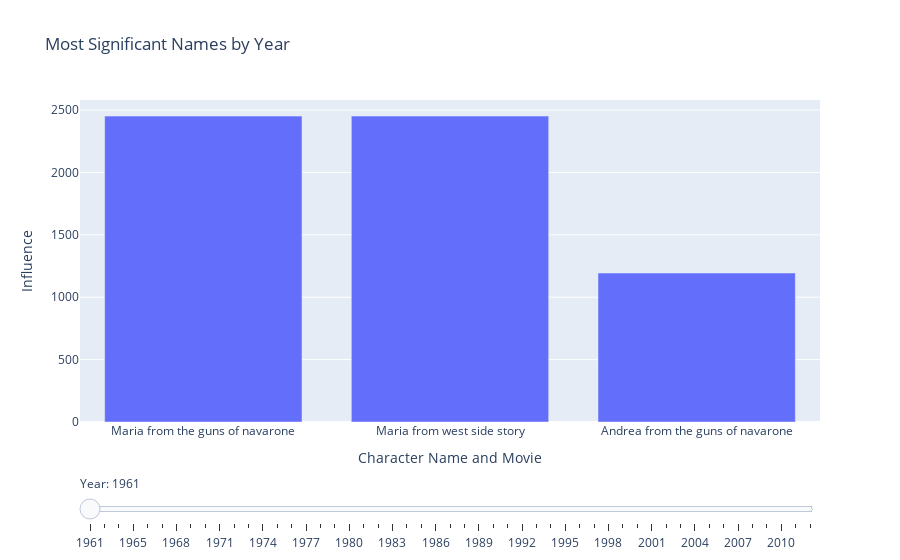

Notebook code cell kept with this figure:
### Code cell
sort_significant = significant_names.sort_values(by='Year')

top_per_year = (
    sort_significant.groupby('Year')
    .apply(lambda x: x.nlargest(3, 'Influence'))
    .reset_index(drop=True)
)

top_per_year['Label'] = top_per_year['Character Name'] + " from " + top_per_year['Movie Name']


import plotly.express as px
import plotly.graph_objects as go

# Build a list of years for the slider
years = sorted(sort_significant['Year'].unique())

# Create a figure with a scatter plot for each year
fig = go.Figure()

for year in years:
    yearly_data = top_per_year[top_per_year['Year'] == year]
    
    fig.add_trace(go.Bar(
        x=yearly_data['Label'],  # Character names as x-axis
        y=yearly_data['Influence'],       # Influence as y-axis
        name=str(year),
        visible=(year == years[0])        # Show only the first year initially
    ))

# Add a slider to switch between years
steps = []
for i, year in enumerate(years):
    step = dict(
        method="update",
        args=[
            {"visible": [j == i for j in range(len(years))]},  # Show only the current year
            {"title": f"Top Names for {year} (with mean diff method)"}                # Update title dynamically
        ],
        label=str(year),
    )
    steps.append(step)

sliders = [dict(
    active=0,
    currentvalue={"prefix": "Year: "},
    pad={"t": 50},
    steps=steps
)]

# Update layout for the slider and axis labels
fig.update_layout(
    sliders=sliders,
    title="Most Significant Names by Year",
    xaxis_title="Character Name and Movie",
    yaxis_title="Influence",
    showlegend=False  # Optional: Hide legend since the slider is the primary control
)

# Display the figure
fig.show()

### Figure 1 — Plotly figure (JSON) as saved in the notebook; plotly's stock layout.template omitted (floating-point values rounded to 4 significant figures)
{"data": [{"name": "1961", "type": "bar", "visible": true, "x": ["Maria from the guns of navarone", "Maria from west side story", "Andrea from the guns of navarone"], "y": [2451, 2451, 1194.0]}, {"name": "1963", "type": "bar", "visible": false, "x": ["Brian from charade", "Monica from it's a mad, mad, mad, mad world", "Adam from charade"], "y": [3865.0, 1478.0, 987.7]}, {"name": "1964", "type": "bar", "visible": false, "x": ["Jill from goldfinger", "Lionel from dr. strangelove or: how i learned to stop worrying and love the bomb", "Antonio from a fistful of dollars"], "y": [1273.0, 676.1, 616.9]}, {"name": "1965", "type": "bar", "visible": false, "x": ["Tonya from doctor zhivago", "Tonya from doctor zhivago", "Lara from doctor zhivago"], "y": [3025.0, 3025.0, 825.1]}, {"name": "1966", "type": "bar", "visible": false, "x": ["Nicole from how to steal a million", "Marcus from seconds", "Sarah from torn curtain"], "y": [3263.0, 1200.0, 873.4]}, {"name": "1967", "type": "bar", "visible": false, "x": ["Valérie from le samouraï", "Benjamin from the graduate", "Sarah from the fearless vampire killers"], "y": [5175.0, 1450.0, 1444.0]}, {"name": "1968", "type": "bar", "visible": false, "x": ["Jeremy from yellow submarine", "Jonathan from where eagles dare", "Adam from hang 'em high"], "y": [4999.0, 3556.0, 2158.0]}, {"name": "1969", "type": "bar", "visible": false, "x": ["Tracy from on her majesty's secret service", "Jacob from paint your wagon", "Angel from the wild bunch"], "y": [1463.0, 1078.0, 643.4]}, {"name": "1970", "type": "bar", "visible": false, "x": ["Sara from two mules for sister sara", "Caroline from little big man", "Brent from beneath the planet of the apes"], "y": [1580.0, 1286.0, 809.8]}, {"name": "1971", "type": "bar", "visible": false, "x": ["Jeremy from the andromeda strain", "Amy from straw dogs", "Alexander from a clockwork orange"], "y": [10940.0, 10140.0, 742.2]}, {"name": "1972", "type": "bar", "visible": false, "x": ["Brian from cabaret"], "y": [2751.0]}, {"name": "1973", "type": "bar", "visible": false, "x": ["Damien from the exorcist", "Holly from badlands"], "y": [1976.0, 836.2]}, {"name": "1974", "type": "bar", "visible": false, "x": ["Elizabeth from young frankenstein", "Sonia from murder on the orient express"], "y": [1515.0, 883.2]}, {"name": "1975", "type": "bar", "visible": false, "x": ["Sara from picnic at hanging rock", "Miranda from picnic at hanging rock", "Marion from picnic at hanging rock"], "y": [5033.0, 1003.0, 753.1]}, {"name": "1976", "type": "bar", "visible": false, "x": ["Travis from taxi driver", "Damien from the omen", "Katherine from the omen"], "y": [3293.0, 2353.0, 2308.0]}, {"name": "1977", "type": "bar", "visible": false, "x": ["Sarah from suspiria", "Daniel from suspiria", "Jillian from close encounters of the third kind"], "y": [14370.0, 5000.0, 1701.0]}, {"name": "1978", "type": "bar", "visible": false, "x": ["Matthew from i spit on your grave", "Matthew from invasion of the body snatchers", "Jonathan from superman"], "y": [12840.0, 12840.0, 10880.0]}, {"name": "1979", "type": "bar", "visible": false, "x": ["Jonathan from dracula", "Marie from the jerk", "Isaac from manhattan"], "y": [13220.0, 2108.0, 632.0]}, {"name": "1980", "type": "bar", "visible": false, "x": ["Andrew from the gods must be crazy", "Joseph from the changeling", "Blake from dressed to kill"], "y": [8704.0, 4889.0, 1574.0]}, {"name": "1981", "type": "bar", "visible": false, "x": ["Alex from an american werewolf in london", "Kevin from time bandits", "Pamela from friday the 13th part 2"], "y": [1476.0, 923.0, 559.6]}, {"name": "1982", "type": "bar", "visible": false, "x": ["Zachary from an officer and a gentleman", "Emilie from fanny and alexander", "Kevin from tron"], "y": [5967.0, 3473.0, 2236.0]}, {"name": "1983", "type": "bar", "visible": false, "x": ["Joshua from wargames", "Sarah from the dead zone", "Ross from superman iii"], "y": [6009.0, 4290.0, 626.3]}, {"name": "1984", "type": "bar", "visible": false, "x": ["Samantha from sixteen candles", "Kyle from the terminator", "Daniel from the karate kid"], "y": [10640.0, 10610.0, 4870.0]}, {"name": "1985", "type": "bar", "visible": false, "x": ["Andrew from the breakfast club", "Daniel from witness", "Samuel from witness"], "y": [11100.0, 2917.0, 2452.0]}, {"name": "1986", "type": "bar", "visible": false, "x": ["Taylor from platoon", "Cameron from ferris bueller's day off", "Sarah from labyrinth"], "y": [3857.0, 3354.0, 2483.0]}, {"name": "1987", "type": "bar", "visible": false, "x": ["Samantha from man on fire", "Taylor from good morning, vietnam", "Alex from robocop"], "y": [14450.0, 5763.0, 3640.0]}, {"name": "1988", "type": "bar", "visible": false, "x": ["Alexander from die hard", "Spencer from the naked gun: from the files of police squad!", "Theo from die hard"], "y": [8734.0, 2019.0, 768.8]}, {"name": "1989", "type": "bar", "visible": false, "x": ["Cameron from dead poets society", "Logan from bill & ted's excellent adventure", "Ariel from the little mermaid"], "y": [4120.0, 2695.0, 2508.0]}, {"name": "1990", "type": "bar", "visible": false, "x": ["Kevin from home alone", "Kevin from edward scissorhands", "Jack from the hunt for red october"], "y": [2684.0, 2684.0, 1074.0]}, {"name": "1991", "type": "bar", "visible": false, "x": ["Tyler from point break", "Taylor from barton fink", "Alexander from the last boy scout"], "y": [14180.0, 13890.0, 6737.0]}, {"name": "1992", "type": "bar", "visible": false, "x": ["Jack from lethal weapon 3", "Jack from bram stoker's dracula", "Jack from the last of the mohicans"], "y": [5518.0, 5518.0, 5518.0]}, {"name": "1993", "type": "bar", "visible": false, "x": ["Jack from the nightmare before christmas", "Morgan from tombstone", "Miranda from mrs. doubtfire"], "y": [7885.0, 4670.0, 1815.0]}, {"name": "1994", "type": "bar", "visible": false, "x": ["Jack from speed", "Taylor from forrest gump", "Samuel from legends of the fall"], "y": [10290.0, 7879.0, 6673.0]}, {"name": "1995", "type": "bar", "visible": false, "x": ["Jack from the usual suspects", "Jack from goldeneye", "Jack from apollo 13"], "y": [12510.0, 12510.0, 12510.0]}, {"name": "1996", "type": "bar", "visible": false, "x": ["Jacob from from dusk till dawn", "Ethan from mission: impossible", "Harry from a time to kill"], "y": [8952.0, 8678.0, 5064.0]}, {"name": "1997", "type": "bar", "visible": false, "x": ["Jack from titanic", "Owen from the lost world: jurassic park", "Louis from jackie brown"], "y": [12350.0, 3865.0, 2953.0]}, {"name": "1998", "type": "bar", "visible": false, "x": ["Emma from the avengers", "Cameron from american history x", "Harry from lock, stock and two smoking barrels"], "y": [14990.0, 6535.0, 3336.0]}, {"name": "1999", "type": "bar", "visible": false, "x": ["Cameron from 10 things i hate about you", "Anna from notting hill", "Anna from the sixth sense"], "y": [4614.0, 2890.0, 2890.0]}, {"name": "2000", "type": "bar", "visible": false, "x": ["Ethan from mission: impossible ii", "Noah from gladiator", "Elijah from unbreakable"], "y": [15730.0, 5493.0, 4882.0]}, {"name": "2001", "type": "bar", "visible": false, "x": ["Mia from the fast and the furious", "Grace from the others", "Ellie from jurassic park iii"], "y": [7619.0, 6960.0, 3287.0]}, {"name": "2002", "type": "bar", "visible": false, "x": ["Aidan from the ring", "Noah from the ring", "Leo from minority report"], "y": [6771.0, 4298.0, 2831.0]}, {"name": "2003", "type": "bar", "visible": false, "x": ["Mia from love actually", "Evan from bruce almighty", "Grace from bruce almighty"], "y": [7789.0, 5259.0, 3504.0]}, {"name": "2004", "type": "bar", "visible": false, "x": ["Noah from the notebook", "Evan from the butterfly effect", "Amelia from the terminal"], "y": [6105.0, 4755.0, 3591.0]}, {"name": "2005", "type": "bar", "visible": false, "x": ["Gabriel from constantine", "Charlie from charlie and the chocolate factory", "Harry from harry potter and the goblet of fire"], "y": [4043.0, 3172.0, 840.6]}, {"name": "2006", "type": "bar", "visible": false, "x": ["Hudson from cars", "Xavier from x-men: the last stand", "Beckett from pirates of the caribbean: dead man's chest"], "y": [1718.0, 1295.0, 533.2]}, {"name": "2007", "type": "bar", "visible": false, "x": ["Noah from the bourne ultimatum", "Henry from there will be blood", "Harry from spider-man 3"], "y": [6662.0, 3398.0, 1928.0]}, {"name": "2008", "type": "bar", "visible": false, "x": ["Lily from cloverfield", "Henry from indiana jones and the kingdom of the crystal skull", "Henry from indiana jones and the kingdom of the crystal skull"], "y": [3950.0, 3776.0, 3776.0]}, {"name": "2009", "type": "bar", "visible": false, "x": ["Harry from harry potter and the half-blood prince", "Blake from watchmen", "Finn from (500) days of summer"], "y": [1280.0, 964, 603.1]}, {"name": "2010", "type": "bar", "visible": false, "x": ["Parker from frozen", "Arthur from inception", "Olive from easy a"], "y": [1512.0, 1467.0, 821]}, {"name": "2011", "type": "bar", "visible": false, "x": ["Rose from drive", "Carter from captain america: the first avenger", "Carter from mission: impossible – ghost protocol"], "y": [1382.0, 1361.0, 1361.0]}, {"name": "2012", "type": "bar", "visible": false, "x": ["Bennett from ted"], "y": [455]}], "layout": {"showlegend": false, "sliders": [{"active": 0, "currentvalue": {"prefix": "Year: "}, "pad": {"t": 50}, "steps": [{"args": [{"visible": [true, false, false, false, false, false, false, false, false, false, false, false, false, false, false, false, false, false, false, false, false, false, false, false, false, false, false, false, false, false, false, false, false, false, false, false, false, false, false, false, false, false, false, false, false, false, false, false, false, false, false]}, {"title": "Top Names for 1961 (with mean diff method)"}], "label": "1961", "method": "update"}, {"args": [{"visible": [false, true, false, false, false, false, false, false, false, false, false, false, false, false, false, false, false, false, false, false, false, false, false, false, false, false, false, false, false, false, false, false, false, false, false, false, false, false, false, false, false, false, false, false, false, false, false, false, false, false, false]}, {"title": "Top Names for 1963 (with mean diff method)"}], "label": "1963", "method": "update"}, {"args": [{"visible": [false, false, true, false, false, false, false, false, false, false, false, false, false, false, false, false, false, false, false, false, false, false, false, false, false, false, false, false, false, false, false, false, false, false, false, false, false, false, false, false, false, false, false, false, false, false, false, false, false, false, false]}, {"title": "Top Names for 1964 (with mean diff method)"}], "label": "1964", "method": "update"}, {"args": [{"visible": [false, false, false, true, false, false, false, false, false, false, false, false, false, false, false, false, false, false, false, false, false, false, false, false, false, false, false, false, false, false, false, false, false, false, false, false, false, false, false, false, false, false, false, false, false, false, false, false, false, false, false]}, {"title": "Top Names for 1965 (with mean diff method)"}], "label": "1965", "method": "update"}, {"args": [{"visible": [false, false, false, false, true, false, false, false, false, false, false, false, false, false, false, false, false, false, false, false, false, false, false, false, false, false, false, false, false, false, false, false, false, false, false, false, false, false, false, false, false, false, false, false, false, false, false, false, false, false, false]}, {"title": "Top Names for 1966 (with mean diff method)"}], "label": "1966", "method": "update"}, {"args": [{"visible": [false, false, false, false, false, true, false, false, false, false, false, false, false, false, false, false, false, false, false, false, false, false, false, false, false, false, false, false, false, false, false, false, false, false, false, false, false, false, false, false, false, false, false, false, false, false, false, false, false, false, false]}, {"title": "Top Names for 1967 (with mean diff method)"}], "label": "1967", "method": "update"}, {"args": [{"visible": [false, false, false, false, false, false, true, false, false, false, false, false, false, false, false, false, false, false, false, false, false, false, false, false, false, false, false, false, false, false, false, false, false, false, false, false, false, false, false, false, false, false, false, false, false, false, false, false, false, false, false]}, {"title": "Top Names for 1968 (with mean diff method)"}], "label": "1968", "method": "update"}, {"args": [{"visible": [false, false, false, false, false, false, false, true, false, false, false, false, false, false, false, false, false, false, false, false, false, false, false, false, false, false, false, false, false, false, false, false, false, false, false, false, false, false, false, false, false, false, false, false, false, false, false, false, false, false, false]}, {"title": "Top Names for 1969 (with mean diff method)"}], "label": "1969", "method": "update"}, {"args": [{"visible": [false, false, false, false, false, false, false, false, true, false, false, false, false, false, false, false, false, false, false, false, false, false, false, false, false, false, false, false, false, false, false, false, false, false, false, false, false, false, false, false, false, false, false, false, false, false, false, false, false, false, false]}, {"title": "Top Names for 1970 (with mean diff method)"}], "label": "1970", "method": "update"}, {"args": [{"visible": [false, false, false, false, false, false, false, false, false, true, false, false, false, false, false, false, false, false, false, false, false, false, false, false, false, false, false, false, false, false, false, false, false, false, false, false, false, false, false, false, false, false, false, false, false, false, false, false, false, false, false]}, {"title": "Top Names for 1971 (with mean diff method)"}], "label": "1971", "method": "update"}, {"args": [{"visible": [false, false, false, false, false, false, false, false, false, false, true, false, false, false, false, false, false, false, false, false, false, false, false, false, false, false, false, false, false, false, false, false, false, false, false, false, false, false, false, false, false, false, false, false, false, false, false, false, false, false, false]}, {"title": "Top Names for 1972 (with mean diff method)"}], "label": "1972", "method": "update"}, {"args": [{"visible": [false, false, false, false, false, false, false, false, false, false, false, true, false, false, false, false, false, false, false, false, false, false, false, false, false, false, false, false, false, false, false, false, false, false, false, false, false, false, false, false, false, false, false, false, false, false, false, false, false, false, false]}, {"title": "Top Names for 1973 (with mean diff method)"}], "label": "1973", "method": "update"}, {"args": [{"visible": [false, false, false, false, false, false, false, false, false, false, false, false, true, false, false, false, false, false, false, false, false, false, false, false, false, false, false, false, false, false, false, false, false, false, false, false, false, false, false, false, false, false, false, false, false, false, false, false, false, false, false]}, {"title": "Top Names for 1974 (with mean diff method)"}], "label": "1974", "method": "update"}, {"args": [{"visible": [false, false, false, false, false, false, false, false, false, false, false, false, false, true, false, false, false, false, false, false, false, false, false, false, false, false, false, false, false, false, false, false, false, false, false, false, false, false, false, false, false, false, false, false, false, false, false, false, false, false, false]}, {"title": "Top Names for 1975 (with mean diff method)"}], "label": "1975", "method": "update"}, {"args": [{"visible": [false, false, false, false, false, false, false, false, false, false, false, false, false, false, true, false, false, false, false, false, false, false, false, false, false, false, false, false, false, false, false, false, false, false, false, false, false, false, false, false, false, false, false, false, false, false, false, false, false, false, false]}, {"title": "Top Names for 1976 (with mean diff method)"}], "label": "1976", "method": "update"}, {"args": [{"visible": [false, false, false, false, false, false, false, false, false, false, false, false, false, false, false, true, false, false, false, false, false, false, false, false, false, false, false, false, false, false, false, false, false, false, false, false, false, false, false, false, false, false, false, false, false, false, false, false, false, false, false]}, {"title": "Top Names for 1977 (with mean diff method)"}], "label": "1977", "method": "update"}, {"args": [{"visible": [false, false, false, false, false, false, false, false, false, false, false, false, false, false, false, false, true, false, false, false, false, false, false, false, false, false, false, false, false, false, false, false, false, false, false, false, false, false, false, false, false, false, false, false, false, false, false, false, false, false, false]}, {"title": "Top Names for 1978 (with mean diff method)"}], "label": "1978", "method": "update"}, {"args": [{"visible": [false, false, false, false, false, false, false, false, false, false, false, false, false, false, false, false, false, true, false, false, false, false, false, false, false, false, false, false, false, false, false, false, false, false, false, false, false, false, false, false, false, false, false, false, false, false, false, false, false, false, false]}, {"title": "Top Names for 1979 (with mean diff method)"}], "label": "1979", "method": "update"}, {"args": [{"visible": [false, false, false, false, false, false, false, false, false, false, false, false, false, false, false, false, false, false, true, false, false, false, false, false, false, false, false, false, false, false, false, false, false, false, false, false, false, false, false, false, false, false, false, false, false, false, false, false, false, false, false]}, {"title": "Top Names for 1980 (with mean diff method)"}], "label": "1980", "method": "update"}, {"args": [{"visible": [false, false, false, false, false, false, false, false, false, false, false, false, false, false, false, false, false, false, false, true, false, false, false, false, false, false, false, false, false, false, false, false, false, false, false, false, false, false, false, false, false, false, false, false, false, false, false, false, false, false, false]}, {"title": "Top Names for 1981 (with mean diff method)"}], "label": "1981", "method": "update"}, {"args": [{"visible": [false, false, false, false, false, false, false, false, false, false, false, false, false, false, false, false, false, false, false, false, true, false, false, false, false, false, false, false, false, false, false, false, false, false, false, false, false, false, false, false, false, false, false, false, false, false, false, false, false, false, false]}, {"title": "Top Names for 1982 (with mean diff method)"}], "label": "1982", "method": "update"}, {"args": [{"visible": [false, false, false, false, false, false, false, false, false, false, false, false, false, false, false, false, false, false, false, false, false, true, false, false, false, false, false, false, false, false, false, false, false, false, false, false, false, false, false, false, false, false, false, false, false, false, false, false, false, false, false]}, {"title": "Top Names for 1983 (with mean diff method)"}], "label": "1983", "method": "update"}, {"args": [{"visible": [false, false, false, false, false, false, false, false, false, false, false, false, false, false, false, false, false, false, false, false, false, false, true, false, false, false, false, false, false, false, false, false, false, false, false, false, false, false, false, false, false, false, false, false, false, false, false, false, false, false, false]}, {"title": "Top Names for 1984 (with mean diff method)"}], "label": "1984", "method": "update"}, {"args": [{"visible": [false, false, false, false, false, false, false, false, false, false, false, false, false, false, false, false, false, false, false, false, false, false, false, true, false, false, false, false, false, false, false, false, false, false, false, false, false, false, false, false, false, false, false, false, false, false, false, false, false, false, false]}, {"title": "Top Names for 1985 (with mean diff method)"}], "label": "1985", "method": "update"}, {"args": [{"visible": [false, false, false, false, false, false, false, false, false, false, false, false, false, false, false, false, false, false, false, false, false, false, false, false, true, false, false, false, false, false, false, false, false, false, false, false, false, false, false, false, false, false, false, false, false, false, false, false, false, false, false]}, {"title": "Top Names for 1986 (with mean diff method)"}], "label": "1986", "method": "update"}, {"args": [{"visible": [false, false, false, false, false, false, false, false, false, false, false, false, false, false, false, false, false, false, false, false, false, false, false, false, false, true, false, false, false, false, false, false, false, false, false, false, false, false, false, false, false, false, false, false, false, false, false, false, false, false, false]}, {"title": "Top Names for 1987 (with mean diff method)"}], "label": "1987", "method": "update"}, {"args": [{"visible": [false, false, false, false, false, false, false, false, false, false, false, false, false, false, false, false, false, false, false, false, false, false, false, false, false, false, true, false, false, false, false, false, false, false, false, false, false, false, false, false, false, false, false, false, false, false, false, false, false, false, false]}, {"title": "Top Names for 1988 (with mean diff method)"}], "label": "1988", "method": "update"}, {"args": [{"visible": [false, false, false, false, false, false, false, false, false, false, false, false, false, false, false, false, false, false, false, false, false, false, false, false, false, false, false, true, false, false, false, false, false, false, false, false, false, false, false, false, false, false, false, false, false, false, false, false, false, false, false]}, {"title": "Top Names for 1989 (with mean diff method)"}], "label": "1989", "method": "update"}, {"args": [{"visible": [false, false, false, false, false, false, false, false, false, false, false, false, false, false, false, false, false, false, false, false, false, false, false, false, false, false, false, false, true, false, false, false, false, false, false, false, false, false, false, false, false, false, false, false, false, false, false, false, false, false, false]}, {"title": "Top Names for 1990 (with mean diff method)"}], "label": "1990", "method": "update"}, {"args": [{"visible": [false, false, false, false, false, false, false, false, false, false, false, false, false, false, false, false, false, false, false, false, false, false, false, false, false, false, false, false, false, true, false, false, false, false, false, false, false, false, false, false, false, false, false, false, false, false, false, false, false, false, false]}, {"title": "Top Names for 1991 (with mean diff method)"}], "label": "1991", "method": "update"}, {"args": [{"visible": [false, false, false, false, false, false, false, false, false, false, false, false, false, false, false, false, false, false, false, false, false, false, false, false, false, false, false, false, false, false, true, false, false, false, false, false, false, false, false, false, false, false, false, false, false, false, false, false, false, false, false]}, {"title": "Top Names for 1992 (with mean diff method)"}], "label": "1992", "method": "update"}, {"args": [{"visible": [false, false, false, false, false, false, false, false, false, false, false, false, false, false, false, false, false, false, false, false, false, false, false, false, false, false, false, false, false, false, false, true, false, false, false, false, false, false, false, false, false, false, false, false, false, false, false, false, false, false, false]}, {"title": "Top Names for 1993 (with mean diff method)"}], "label": "1993", "method": "update"}, {"args": [{"visible": [false, false, false, false, false, false, false, false, false, false, false, false, false, false, false, false, false, false, false, false, false, false, false, false, false, false, false, false, false, false, false, false, true, false, false, false, false, false, false, false, false, false, false, false, false, false, false, false, false, false, false]}, {"title": "Top Names for 1994 (with mean diff method)"}], "label": "1994", "method": "update"}, {"args": [{"visible": [false, false, false, false, false, false, false, false, false, false, false, false, false, false, false, false, false, false, false, false, false, false, false, false, false, false, false, false, false, false, false, false, false, true, false, false, false, false, false, false, false, false, false, false, false, false, false, false, false, false, false]}, {"title": "Top Names for 1995 (with mean diff method)"}], "label": "1995", "method": "update"}, {"args": [{"visible": [false, false, false, false, false, false, false, false, false, false, false, false, false, false, false, false, false, false, false, false, false, false, false, false, false, false, false, false, false, false, false, false, false, false, true, false, false, false, false, false, false, false, false, false, false, false, false, false, false, false, false]}, {"title": "Top Names for 1996 (with mean diff method)"}], "label": "1996", "method": "update"}, {"args": [{"visible": [false, false, false, false, false, false, false, false, false, false, false, false, false, false, false, false, false, false, false, false, false, false, false, false, false, false, false, false, false, false, false, false, false, false, false, true, false, false, false, false, false, false, false, false, false, false, false, false, false, false, false]}, {"title": "Top Names for 1997 (with mean diff method)"}], "label": "1997", "method": "update"}, {"args": [{"visible": [false, false, false, false, false, false, false, false, false, false, false, false, false, false, false, false, false, false, false, false, false, false, false, false, false, false, false, false, false, false, false, false, false, false, false, false, true, false, false, false, false, false, false, false, false, false, false, false, false, false, false]}, {"title": "Top Names for 1998 (with mean diff method)"}], "label": "1998", "method": "update"}, {"args": [{"visible": [false, false, false, false, false, false, false, false, false, false, false, false, false, false, false, false, false, false, false, false, false, false, false, false, false, false, false, false, false, false, false, false, false, false, false, false, false, true, false, false, false, false, false, false, false, false, false, false, false, false, false]}, {"title": "Top Names for 1999 (with mean diff method)"}], "label": "1999", "method": "update"}, {"args": [{"visible": [false, false, false, false, false, false, false, false, false, false, false, false, false, false, false, false, false, false, false, false, false, false, false, false, false, false, false, false, false, false, false, false, false, false, false, false, false, false, true, false, false, false, false, false, false, false, false, false, false, false, false]}, {"title": "Top Names for 2000 (with mean diff method)"}], "label": "2000", "method": "update"}, {"args": [{"visible": [false, false, false, false, false, false, false, false, false, false, false, false, false, false, false, false, false, false, false, false, false, false, false, false, false, false, false, false, false, false, false, false, false, false, false, false, false, false, false, true, false, false, false, false, false, false, false, false, false, false, false]}, {"title": "Top Names for 2001 (with mean diff method)"}], "label": "2001", "method": "update"}, {"args": [{"visible": [false, false, false, false, false, false, false, false, false, false, false, false, false, false, false, false, false, false, false, false, false, false, false, false, false, false, false, false, false, false, false, false, false, false, false, false, false, false, false, false, true, false, false, false, false, false, false, false, false, false, false]}, {"title": "Top Names for 2002 (with mean diff method)"}], "label": "2002", "method": "update"}, {"args": [{"visible": [false, false, false, false, false, false, false, false, false, false, false, false, false, false, false, false, false, false, false, false, false, false, false, false, false, false, false, false, false, false, false, false, false, false, false, false, false, false, false, false, false, true, false, false, false, false, false, false, false, false, false]}, {"title": "Top Names for 2003 (with mean diff method)"}], "label": "2003", "method": "update"}, {"args": [{"visible": [false, false, false, false, false, false, false, false, false, false, false, false, false, false, false, false, false, false, false, false, false, false, false, false, false, false, false, false, false, false, false, false, false, false, false, false, false, false, false, false, false, false, true, false, false, false, false, false, false, false, false]}, {"title": "Top Names for 2004 (with mean diff method)"}], "label": "2004", "method": "update"}, {"args": [{"visible": [false, false, false, false, false, false, false, false, false, false, false, false, false, false, false, false, false, false, false, false, false, false, false, false, false, false, false, false, false, false, false, false, false, false, false, false, false, false, false, false, false, false, false, true, false, false, false, false, false, false, false]}, {"title": "Top Names for 2005 (with mean diff method)"}], "label": "2005", "method": "update"}, {"args": [{"visible": [false, false, false, false, false, false, false, false, false, false, false, false, false, false, false, false, false, false, false, false, false, false, false, false, false, false, false, false, false, false, false, false, false, false, false, false, false, false, false, false, false, false, false, false, true, false, false, false, false, false, false]}, {"title": "Top Names for 2006 (with mean diff method)"}], "label": "2006", "method": "update"}, {"args": [{"visible": [false, false, false, false, false, false, false, false, false, false, false, false, false, false, false, false, false, false, false, false, false, false, false, false, false, false, false, false, false, false, false, false, false, false, false, false, false, false, false, false, false, false, false, false, false, true, false, false, false, false, false]}, {"title": "Top Names for 2007 (with mean diff method)"}], "label": "2007", "method": "update"}, {"args": [{"visible": [false, false, false, false, false, false, false, false, false, false, false, false, false, false, false, false, false, false, false, false, false, false, false, false, false, false, false, false, false, false, false, false, false, false, false, false, false, false, false, false, false, false, false, false, false, false, true, false, false, false, false]}, {"title": "Top Names for 2008 (with mean diff method)"}], "label": "2008", "method": "update"}, {"args": [{"visible": [false, false, false, false, false, false, false, false, false, false, false, false, false, false, false, false, false, false, false, false, false, false, false, false, false, false, false, false, false, false, false, false, false, false, false, false, false, false, false, false, false, false, false, false, false, false, false, true, false, false, false]}, {"title": "Top Names for 2009 (with mean diff method)"}], "label": "2009", "method": "update"}, {"args": [{"visible": [false, false, false, false, false, false, false, false, false, false, false, false, false, false, false, false, false, false, false, false, false, false, false, false, false, false, false, false, false, false, false, false, false, false, false, false, false, false, false, false, false, false, false, false, false, false, false, false, true, false, false]}, {"title": "Top Names for 2010 (with mean diff method)"}], "label": "2010", "method": "update"}, {"args": [{"visible": [false, false, false, false, false, false, false, false, false, false, false, false, false, false, false, false, false, false, false, false, false, false, false, false, false, false, false, false, false, false, false, false, false, false, false, false, false, false, false, false, false, false, false, false, false, false, false, false, false, true, false]}, {"title": "Top Names for 2011 (with mean diff method)"}], "label": "2011", "method": "update"}, {"args": [{"visible": [false, false, false, false, false, false, false, false, false, false, false, false, false, false, false, false, false, false, false, false, false, false, false, false, false, false, false, false, false, false, false, false, false, false, false, false, false, false, false, false, false, false, false, false, false, false, false, false, false, false, true]}, {"title": "Top Names for 2012 (with mean diff method)"}], "label": "2012", "method": "update"}]}], "title": {"text": "Most Significant Names by Year"}, "xaxis": {"title": {"text": "Character Name and Movie"}}, "yaxis": {"title": {"text": "Influence"}}}}
